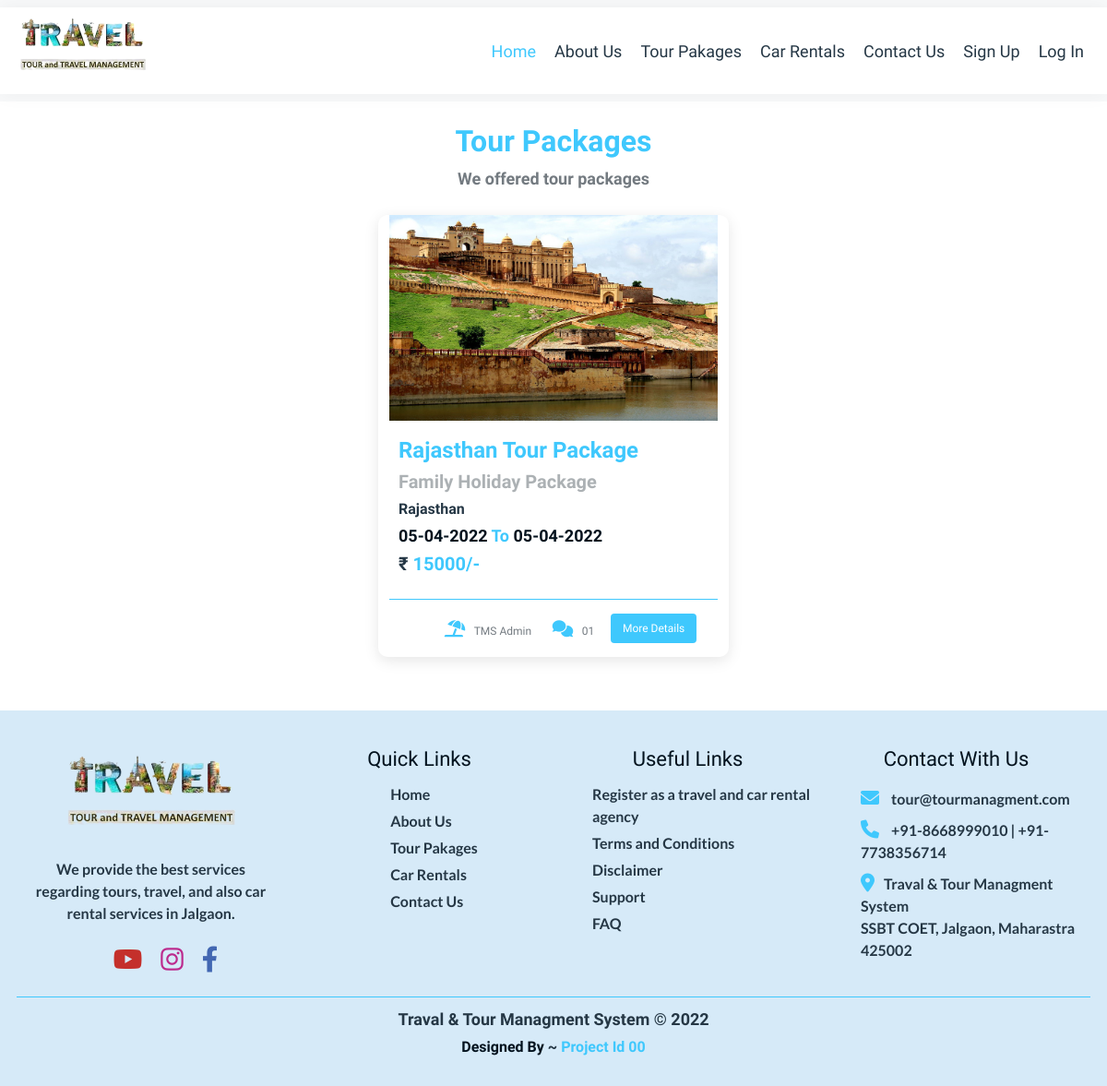
/tourpackages.php, run on the app's committed database.
### tables this page shows
CREATE TABLE `tourpackages` (
  `id` int(11) NOT NULL,
  `admin_id` int(11) NOT NULL,
  `PackageName` varchar(255) NOT NULL,
  `PackageType` varchar(255) NOT NULL,
  `PackageLocation` varchar(500) NOT NULL,
  `PackagePrice` int(11) NOT NULL,
  `PackageImage` varchar(255) NOT NULL,
  `PackageFetures` text NOT NULL,
  `start_date` date NOT NULL,
  `end_date` date NOT NULL,
  `agency_name` varchar(255) NOT NULL,
  `status` tinyint(4) NOT NULL,
  `added_on` timestamp NOT NULL DEFAULT current_timestamp() ON UPDATE current_timestamp()
);

### tourpackages.php (the view)
<?php
        include('components/header.php');
        include('components/NavBar.php');
        $res = mysqli_query($con,"SELECT * FROM tourpackages WHERE status='1' ORDER BY added_on DESC");
?>
    <div class="container tour_packages mt-4">
        <div class="row heading" data-aos="fade-down">
            <h2>Tour Packages</h2>
            <p>We offered tour packages</p>
        </div>
        <div class="row tour_packages_row">
            <?php
                if(mysqli_num_rows($res)>0){
                    while($row=mysqli_fetch_assoc($res)){
            ?>
                <div class="col-xl-4 tour_package_card"  data-aos="fade-left">
                    <img src="<?php echo SITE_TOUR_IMAGE.$row['PackageImage']?>" alt="">
                    <div class="tour_details">
                        <h2 id="h2"><?php echo $row['PackageName'] ?></h2>
                        <h3 id="h3"><?php echo $row['PackageType'] ?></h3>
                        <h4 id="h4"><?php echo $row['PackageLocation'] ?></h4>
                        <h5 id="h5"><?php
                                $dateStr=strtotime($row['start_date']);
                                echo date('d-m-Y',$dateStr);
                            ?> <span>To</span>
                            <?php
                                $dateStr=strtotime($row['end_date']);
                                echo date('d-m-Y',$dateStr);
                            ?>
                        </h5>
                        <h6 id="h6">&#8377; <span> <?php echo $row['PackagePrice'] ?>/-</span></h6>
                    </div>
                    <div class="tour_footer">
                        <ul>
                            <li><span><i class="fas fa-umbrella-beach"></i> </span> <?php echo $row['agency_name'] ?></li>
                            <li><span><i class="fas fa-comments"></i> </span>
                                <?php
                                        $sql_comment = mysqli_query($con,"SELECT * FROM comments_tour WHERE tour_package_id='".$row['id']."'");
                                        $comment_rows = mysqli_num_rows($sql_comment);
                                    if($comment_rows < 10){
                                        echo '0'.$comment_rows;
                                    }else{
                                        echo $comment_rows;
                                    }
                                ?>
                            </li>
                            <li><a href="<?php echo FRONT_SITE_PATH ?>/tourpackagedetaile?a=3&id=<?php echo $row['id'] ?>"><button class="btn">More Details</button></a></li>
                        </ul>
                    </div>
                </div>
            <?php
                } } else { ?>
                <div class="col-xl-12">
                    <p style="text-align: center; color: red; font-weight: bold;" >No Tour Packages found</td>
                </div>
            <?php } ?>
        </div>
    </div>
<?php
        include('components/footer.php');
?>

### style/style.css (style rules this page uses)
* { padding : 0; margin: 0; box-sizing: border-box; }
html { scroll-behavior: smooth; }
body { background-color: #FFFFFF; font-family: 'Lato', sans-serif; overflow-x: hidden; }
:root { --font-family:'Heebo', sans-serif; --font-weigh4:400; --font-weigh5:500; --font-weigh6:600; --font-weigh7:700; --color1: #3fc8fd; --color2: #FFFFFF; --color3: #ACB1B4; --color4: #253745; --color5: #737A80; --color6: #02121E; --color7:#3fc8fd; --color8: #FF0000; --bgColor:#D6EAF8; --box-shadow: 0 0 20px rgb(0 0 0 / 5%); --box-shadowcard: 0 4px 16px rgb(0 0 0 / 10%); }
ul { list-style-type: none; margin-bottom: 0rem; }
a { text-decoration: none; color: inherit; }
.contact_form .heading, .about_us .heading, .signup_form .heading, .tour_packages .heading, .table_body .heading { text-align: center; font-family: var(--font-family); }
.contact_form .heading h2, .about_us .heading h2, .signup_form .heading h2, .tour_packages .heading h2, .table_body .heading h2 { color: var(--color1); font-weight: var(--font-weigh6); }
.contact_form .heading p, .about_us .heading p, .signup_form .heading p, .tour_packages .heading p, .table_body .heading p { color: var(--color5); font-size: 18px; font-weight: var(--font-weigh6); }
.tour_packages .tour_packages_row,.tour_packages .see_more { justify-content: center; }
.tour_packages .tour_packages_row .tour_package_card { box-shadow: var(--box-shadowcard); border-radius: 10px; font-family: var(--font-family); margin: 10px; }
.tour_packages .tour_packages_row .tour_package_card img { width: 100%; object-fit: contain; }
.tour_packages .tour_packages_row .tour_package_card .tour_details,.tour_detail .details_body, .tour_detail .details_body .details { margin-top: 08px; padding: 10px; }
.tour_packages .tour_packages_row .tour_package_card .tour_details #h2, .tour_detail .details_body #h2 { font-size: 24px; color: var(--color1); font-weight: var(--font-weigh6); }
.tour_packages .tour_packages_row .tour_package_card .tour_details #h3, .tour_detail .details_body #h3 { font-size: 20px;; color: var(--color3); font-weight: var(--font-weigh6); }
.tour_packages .tour_packages_row .tour_package_card .tour_details #h4, .tour_detail .details_body #h4 { font-size: 16px; color: var(--color4); font-weight: var(--font-weigh6); }
.tour_packages .tour_packages_row .tour_package_card .tour_details #h5, .tour_detail .details_body #h5 { font-size: 18px; color: var(--color6); font-weight: var(--font-weigh6); }
.tour_packages .tour_packages_row .tour_package_card .tour_details #h5 span, .tour_detail .details_body #h5 #span { color: var(--color1); font-weight: var(--font-weigh6); }
.tour_packages .tour_packages_row .tour_package_card .tour_details #h6, .tour_detail .details_body #h6 { font-size: 20px; color: var(--color4); font-weight: var(--font-weigh6); }
.tour_packages .tour_packages_row .tour_package_card .tour_details #h6 span, .tour_detail .details_body #h6 span { color: var(--color1); font-weight: var(--font-weigh6); }
.tour_packages .tour_packages_row .tour_package_card .tour_footer { margin-top: 08px; padding: 10px; border-top: 1px solid var(--color1); }
.tour_packages .tour_packages_row .tour_package_card .tour_footer ul { display: flex; justify-content: space-evenly; align-items: center; flex-wrap: wrap; }
.tour_packages .tour_packages_row .tour_package_card .tour_footer ul li { margin: 5px; font-size: 12px; color: var(--color5); font-weight: var(--font-weigh5); }
.tour_packages .tour_packages_row .tour_package_card .tour_footer ul span { color: var(--color1); padding: 5px; font-size: 18px; }
.tour_packages .tour_packages_row .tour_package_card .tour_footer ul .btn { color: var(--color2); font-size: 12px; background-color: var(--color1); font-family: var(--font-family); font-weight: var(--font-weigh5); }

### data on the page
tourpackages: PackageImage (picture), PackageName "Rajasthan Tour Package", PackageType "Family Holiday Package", PackageLocation "Rajasthan", start_date "05-04-2022", end_date "05-04-2022", PackagePrice "15000", agency_name "TMS Admin", comment_rows "1"
